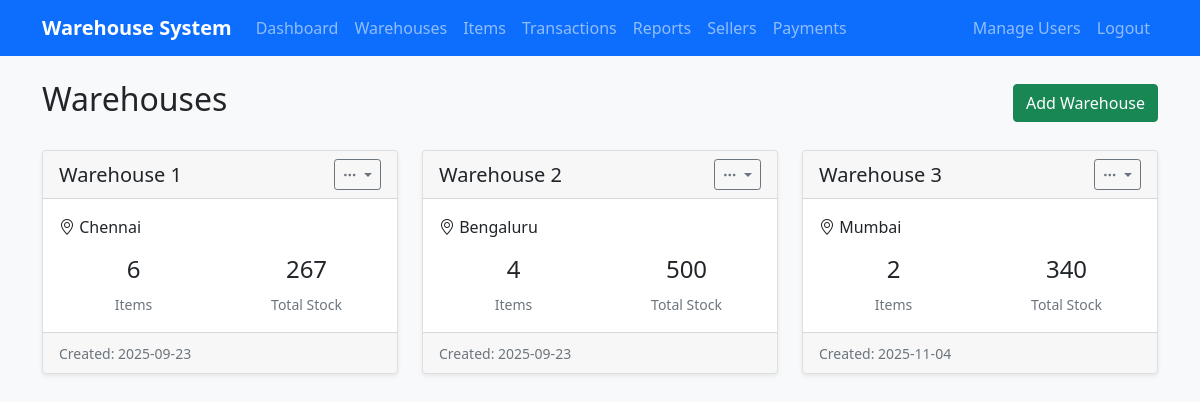
Screenshot of /warehouses/ (signed in) with the database file from the repository.
### app/models.py (models this page shows, shortened)
class Warehouse(db.Model):
    id = db.Column(db.Integer, primary_key=True)
    name = db.Column(db.String(100), nullable=False)
    location = db.Column(db.String(200), nullable=True)
    description = db.Column(db.Text, nullable=True)
    created_at = db.Column(db.DateTime, default=datetime.utcnow)
    items = db.relationship('Item', backref='warehouse', lazy=True, cascade='all, delete-orphan')
    transactions = db.relationship('Transaction', backref='warehouse', lazy=True)

### app/warehouses/routes.py (the view)
@bp.route('/')
@login_required
def list_warehouses():
    warehouses = Warehouse.query.all()
    return render_template('warehouses/list.html', warehouses=warehouses)

### app.py (called while the page is built, shortened)
@app.before_request
def create_tables():
    db.create_all()

### app/models.py (called while the page is built)
    def can_create_warehouse(self):
        return self.role == Role.ADMIN

    def can_manage_users(self):
        return self.role == Role.ADMIN

### app/templates/warehouses/list.html (shortened to what this page needs)
{% extends "base.html" %}
{% block content %}
<div class="d-flex justify-content-between align-items-center mb-4">
    <h2>Warehouses</h2>
    {% if current_user.can_create_warehouse() %}
    <a href="{{ url_for('warehouses.create_warehouse') }}" class="btn btn-success">
        Add Warehouse
    </a>
    {% endif %}
</div>
<div class="row">
    {% for warehouse in warehouses %}
    <div class="col-md-6 col-lg-4 mb-4">
        <div class="card">
            <div class="card-header d-flex justify-content-between align-items-center">
                <h5 class="mb-0">{{ warehouse.name }}</h5>
                {% if current_user.can_create_warehouse() %}
                <div class="dropdown">
                    <button class="btn btn-sm btn-outline-secondary dropdown-toggle" data-bs-toggle="dropdown">
                        <i class="bi bi-three-dots"></i>
                    </button>
                </div>
                {% endif %}
            </div>
            <div class="card-body">
                {% if warehouse.location %}
                <p><i class="bi bi-geo-alt"></i> {{ warehouse.location }}</p>
                {% endif %}
                <div class="row text-center">
                    <div class="col-6">
                        <h4>{{ warehouse.items|length }}</h4>
                        <small class="text-muted">Items</small>
                    </div>
                    <div class="col-6">
                        <h4>{{ warehouse.items|sum(attribute='current_stock') }}</h4>
                        <small class="text-muted">Total Stock</small>
                    </div>
                </div>
            </div>
            <div class="card-footer">
                <small class="text-muted">Created: {{ warehouse.created_at.strftime('%Y-%m-%d') }}</small>
            </div>
        </div>
    </div>
    {% endfor %}
</div>
{% endblock %}

### static/css/custom.css (style rules this page uses)
body { background-color: #f8f9fa; }
.card { box-shadow: 0 0.125rem 0.25rem rgba(0, 0, 0, 0.075); border: 1px solid rgba(0, 0, 0, 0.125); }

### rows the page displays
Warehouse: name "Warehouse 1", location "Chennai", items|length "6", items|sum "267", created_at "2025-09-23"
Warehouse: name "Warehouse 2", location "Bengaluru", items|length "4", items|sum "500", created_at "2025-09-23"
Warehouse: name "Warehouse 3", location "Mumbai", items|length "2", items|sum "340", created_at "2025-11-04"
